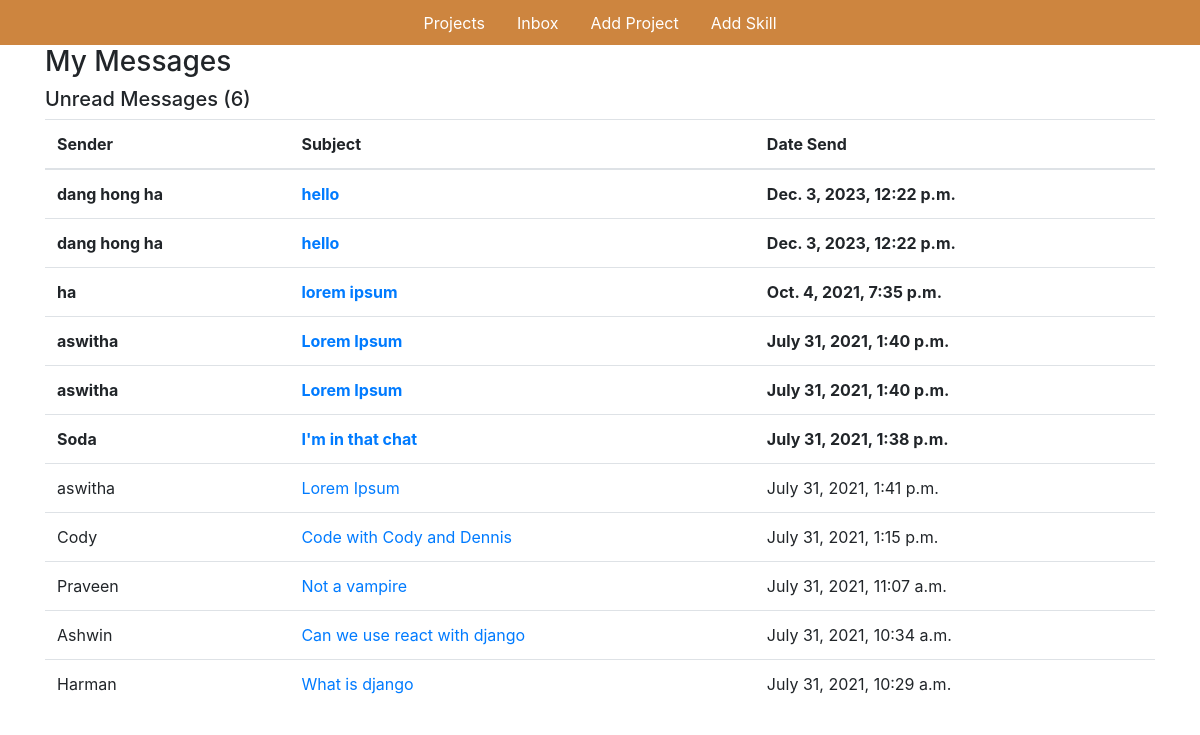
The page /inbox/ (signed in) on the database its author committed.
### base/models.py (models this page shows, shortened)
class Message(models.Model):
    id = models.UUIDField(default=uuid.uuid4, unique=True, primary_key=True, editable=False)
    name = models.CharField(max_length=200, null=True)
    email = models.CharField(max_length=200, null=True)
    subject = models.CharField(max_length=200, null=True)
    body = models.TextField()
    is_read = models.BooleanField(default=False)
    created = models.DateTimeField(auto_now_add=True)
    class Meta:
        ordering = ('-created',)

### base/views.py (the view)
# urls.py: path('inbox/', views.inboxPage, name="inbox"),
def inboxPage(request):
    inbox = Message.objects.all().order_by('is_read', '-created')
    unreadCount = Message.objects.filter(is_read=False).count()
    context = {'inbox': inbox, 'unreadCount': unreadCount}
    return render(request, 'base/inbox.html', context)

### base/templates/base/inbox.html
{% extends "base/main.html" %}
{% load static %}
{% block content %}
<div class="container">
<h3>My Messages</h3>
<h5>Unread Messages ({{ unreadCount }})</h5>
<table class="table">
    <thead>
        <tr>
            <th>Sender</th>
            <th>Subject</th>
            <th>Date Send</th>
        </tr>
    </thead>
    <tbody>
        {% for message in inbox %}
        {% if message.is_read %}
            <tr >
        {% else %}
            <tr style="font-weight: 700;">
        {% endif %}
                <td>{{ message.name }}</td>
                <td><a href="{% url 'base:message' message.id %}">{{ message.subject }}</a></td>
                <td>{{ message.created }}</td>
            </tr>
        {% endfor %}
    </tbody>
</table>
</div>
{% endblock content %}

### static/styles/main.css (style rules this page uses)
body { background-color: #E5E5E5; }

### rows shown on the page
Message: name "dang hong ha", subject "hello", created "Dec. 3, 2023, 12:22 p.m."
Message: name "dang hong ha", subject "hello", created "Dec. 3, 2023, 12:22 p.m."
Message: name "ha", subject "lorem ipsum", created "Oct. 4, 2021, 7:35 p.m."
Message: name "aswitha", subject "Lorem Ipsum", created "July 31, 2021, 1:40 p.m."
Message: name "aswitha", subject "Lorem Ipsum", created "July 31, 2021, 1:40 p.m."
Message: name "Soda", subject "I'm in that chat", created "July 31, 2021, 1:38 p.m."
Message: name "aswitha", subject "Lorem Ipsum", created "July 31, 2021, 1:41 p.m."
Message: name "Cody", subject "Code with Cody and Dennis", created "July 31, 2021, 1:15 p.m."
Message: name "Praveen", subject "Not a vampire", created "July 31, 2021, 11:07 a.m."
Message: name "Ashwin", subject "Can we use react with django", created "July 31, 2021, 10:34 a.m."
Message: name "Harman", subject "What is django", created "July 31, 2021, 10:29 a.m."

### other values the page prints
{{ unreadCount }} "6"
